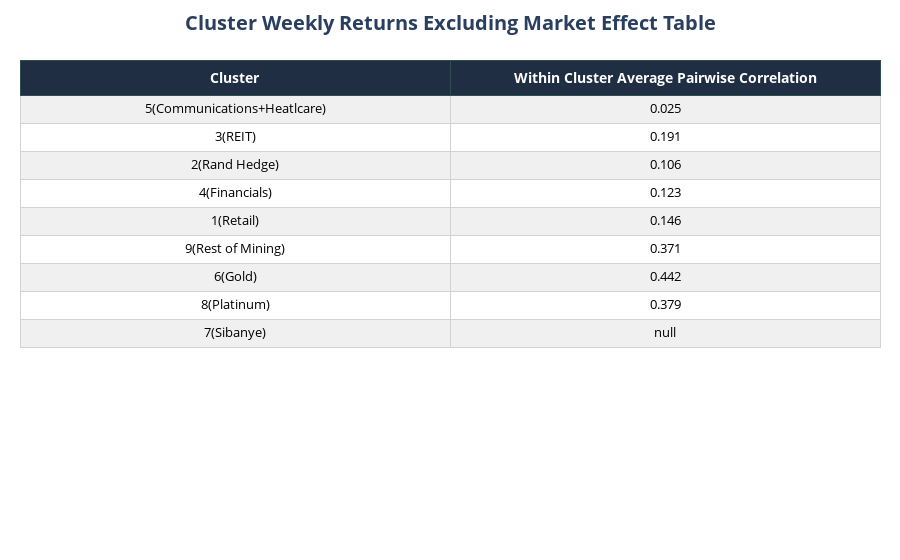
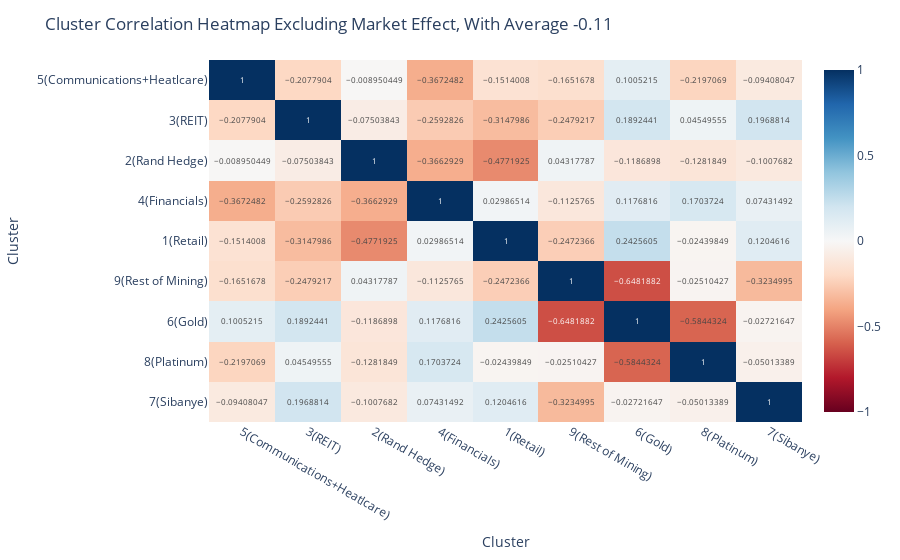

Source (notebook cell) for these figures, in order:
### Code cell
evaluation2(cluster_returns, cluster=True)

### Figure 1 — Plotly figure (JSON) as saved in the notebook; plotly's stock layout.template omitted (floating-point values rounded to 4 significant figures)
{"data": [{"cells": {"align": "center", "fill": {"color": [["#f0f0f0", "#ffffff", "#f0f0f0", "#ffffff", "#f0f0f0", "#ffffff", "#f0f0f0", "#ffffff", "#f0f0f0"], ["#f0f0f0", "#ffffff", "#f0f0f0", "#ffffff", "#f0f0f0", "#ffffff", "#f0f0f0", "#ffffff", "#f0f0f0"]]}, "font": {"color": "black", "size": 13}, "height": 28, "line": {"color": "lightgrey"}, "values": [["5(Communications+Heatlcare)", "3(REIT)", "2(Rand Hedge)", "4(Financials)", "1(Retail)", "9(Rest of Mining)", "6(Gold)", "8(Platinum)", "7(Sibanye)"], [0.025, 0.191, 0.106, 0.123, 0.146, 0.371, 0.442, 0.379, null]]}, "header": {"align": "center", "fill": {"color": "#1f2e43"}, "font": {"color": "white", "size": 14}, "height": 35, "line": {"color": "darkslategray"}, "values": ["<b>Cluster</b>", "<b>Within Cluster Average Pairwise Correlation</b>"]}, "type": "table"}], "layout": {"margin": {"b": 20, "l": 20, "r": 20, "t": 60}, "paper_bgcolor": "white", "title": {"font": {"size": 20}, "text": "<b>Cluster Weekly Returns Excluding Market Effect Table</b>", "x": 0.5, "xanchor": "center"}}}

### Figure 2 — Plotly figure (JSON) as saved in the notebook; plotly's stock layout.template omitted (floating-point values rounded to 4 significant figures)
{"data": [{"coloraxis": "coloraxis", "hovertemplate": "Cluster: %{x}<br>Cluster: %{y}<br>color: %{z}<extra></extra>", "name": "0", "texttemplate": "%{z}", "type": "heatmap", "x": ["5(Communications+Heatlcare)", "3(REIT)", "2(Rand Hedge)", "4(Financials)", "1(Retail)", "9(Rest of Mining)", "6(Gold)", "8(Platinum)", "7(Sibanye)"], "xaxis": "x", "y": ["5(Communications+Heatlcare)", "3(REIT)", "2(Rand Hedge)", "4(Financials)", "1(Retail)", "9(Rest of Mining)", "6(Gold)", "8(Platinum)", "7(Sibanye)"], "yaxis": "y", "z": [[1, -0.2078, -0.00895, -0.3672, -0.1514, -0.1652, 0.1005, -0.2197, -0.09408], [-0.2078, 1, -0.07504, -0.2593, -0.3148, -0.2479, 0.1892, 0.0455, 0.1969], [-0.00895, -0.07504, 1, -0.3663, -0.4772, 0.04318, -0.1187, -0.1282, -0.1008], [-0.3672, -0.2593, -0.3663, 1, 0.02987, -0.1126, 0.1177, 0.1704, 0.07431], [-0.1514, -0.3148, -0.4772, 0.02987, 1, -0.2472, 0.2426, -0.0244, 0.1205], [-0.1652, -0.2479, 0.04318, -0.1126, -0.2472, 1, -0.6482, -0.0251, -0.3235], [0.1005, 0.1892, -0.1187, 0.1177, 0.2426, -0.6482, 1, -0.5844, -0.02722], [-0.2197, 0.0455, -0.1282, 0.1704, -0.0244, -0.0251, -0.5844, 1, -0.05013], [-0.09408, 0.1969, -0.1008, 0.07431, 0.1205, -0.3235, -0.02722, -0.05013, 1]]}], "layout": {"coloraxis": {"cmax": 1, "cmin": -1, "colorscale": [[0, "rgb(103,0,31)"], [0.1, "rgb(178,24,43)"], [0.2, "rgb(214,96,77)"], [0.3, "rgb(244,165,130)"], [0.4, "rgb(253,219,199)"], [0.5, "rgb(247,247,247)"], [0.6, "rgb(209,229,240)"], [0.7, "rgb(146,197,222)"], [0.8, "rgb(67,147,195)"], [0.9, "rgb(33,102,172)"], [1, "rgb(5,48,97)"]]}, "margin": {"t": 60}, "title": {"text": "Cluster Correlation Heatmap Excluding Market Effect, With Average -0.11"}, "xaxis": {"anchor": "y", "domain": [0, 1], "title": {"text": "Cluster"}}, "yaxis": {"anchor": "x", "autorange": "reversed", "domain": [0, 1], "title": {"text": "Cluster"}}}}
